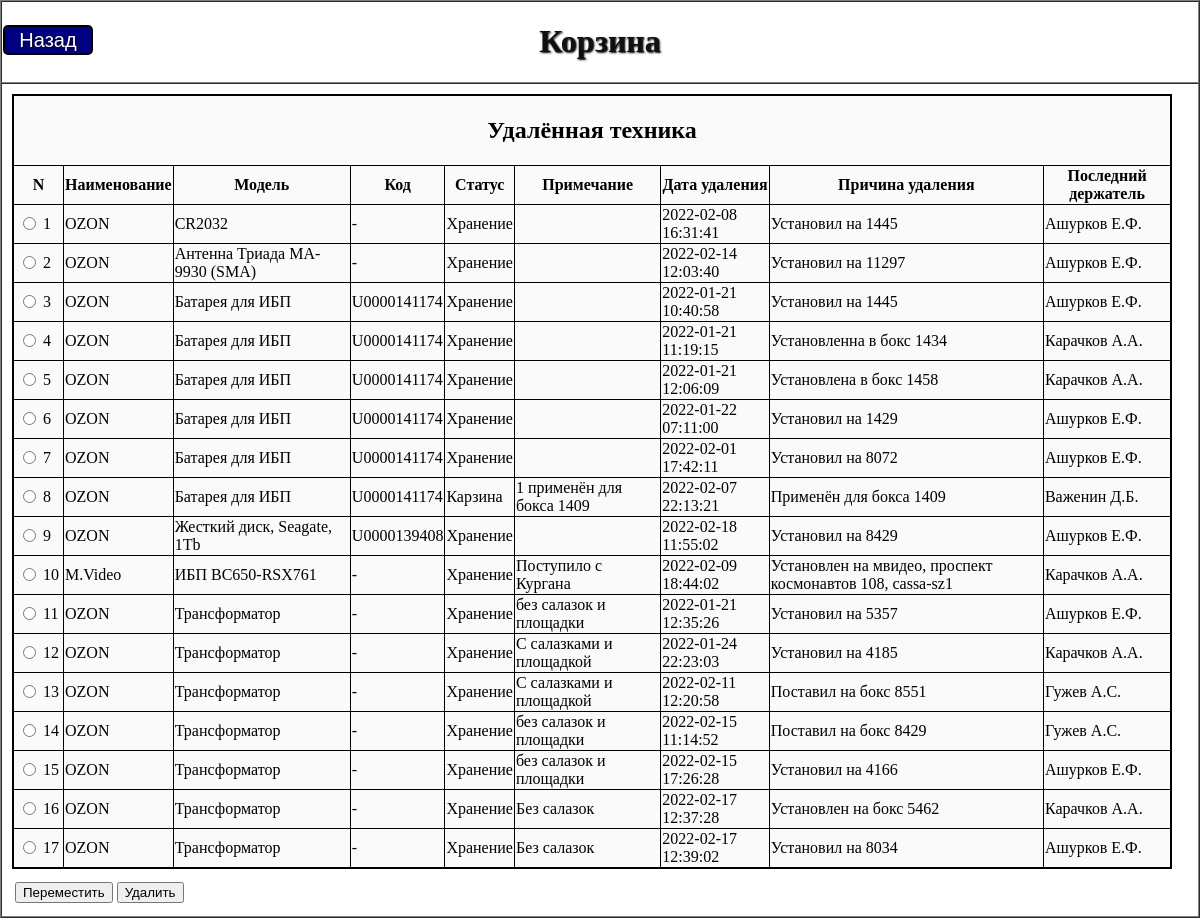
The app's page /chl/trash.php with its own data.
### tables this page shows
CREATE TABLE delTehn (id_delTehn INTEGER PRIMARY KEY AUTOINCREMENT, id_t INTEGER, id_p INTEGER, name TEXT, model TEXT, serN TEXT, status TEXT, remark TEXT, delReason TEXT, delDate TEXT, city TEXT);

### chl/classes/IT_invent.class.php (called while the page is built, shortened)
<?php
class IT_invent implements IIT_invent {
    protected $_db;
    function __construct(){
        if(is_file(self::DB_NAME)){
            $this->_db = new SQLite3(self::DB_NAME);
            $this->_db->busyTimeout(2000);
            $this->_db->exec('PRAGMA journal_mode=WAL;');
        }
    }
    function showDeletedTehn(){
        $sql = "SELECT * FROM delTehn ORDER BY model";
        $res = $this->_db->query($sql) or die ($this->_db->lastErrorMsg());
        $res = $this->db2Arr($res);
        return $res;
    }
    protected function db2Arr($data){
        $arr = array();
        while($row = $data->fetchArray(SQLITE3_ASSOC))
            $arr[] = $row;
        return $arr;
    }
}
?>

### chl/inc/delTehnTable.inc.php (the view)
<?php
$res = $it_invent->showDeletedTehn();
$i=0;
foreach ($res as $item){
    $i++;
    $id_delTehn=$item['id_delTehn'];
    $name=$item['name'];
    $model=$item['model'];
    $serN=$item['serN'];
	$status=$item['status'];
	$remark=$item['remark'];
    $delReason=$item['delReason'];
    $delDate=$item['delDate'];
	$city=$item['city'];
    echo <<<LABEL
    <tr class="onMove">
        <td>
            <table>
                <tr>
                    <td id="td_1"><input type="radio"  name="id_t" value="$id_delTehn"></td>
                    <td id="td_1">$i</td>
                </tr>
            </table>
        </td>
        <td>$name</td>
        <td>$model</td>
        <td>$serN</td>
		<td>$status</td>
		<td>$remark</td>
        <td>$delDate</td>
        <td>$delReason</td>
		<td>$city</td>
    </tr>
LABEL;
}
?>

### chl/style.css (style rules this page uses)
body { margin: 0px; }

### records on screen
deltehn: name "OZON", model "CR2032", serN "-", status "Хранение", delDate "2022-02-08 16:31:41", delReason "Установил на 1445", city "Ашурков Е.Ф."
deltehn: name "OZON", model "Антенна Триада MA-9930 (SMA)", serN "-", status "Хранение", delDate "2022-02-14 12:03:40", delReason "Установил на 11297", city "Ашурков Е.Ф."
deltehn: name "OZON", model "Батарея для ИБП", serN "U0000141174", status "Хранение", delDate "2022-01-21 10:40:58", delReason "Установил на 1445", city "Ашурков Е.Ф."
deltehn: name "OZON", model "Батарея для ИБП", serN "U0000141174", status "Хранение", delDate "2022-01-21 11:19:15", delReason "Установленна в бокс 1434", city "Карачков А.А."
deltehn: name "OZON", model "Батарея для ИБП", serN "U0000141174", status "Хранение", delDate "2022-01-21 12:06:09", delReason "Установлена в бокс 1458", city "Карачков А.А."
deltehn: name "OZON", model "Батарея для ИБП", serN "U0000141174", status "Хранение", delDate "2022-01-22 07:11:00", delReason "Установил на 1429", city "Ашурков Е.Ф."
deltehn: name "OZON", model "Батарея для ИБП", serN "U0000141174", status "Хранение", delDate "2022-02-01 17:42:11", delReason "Установил на 8072", city "Ашурков Е.Ф."
deltehn: name "OZON", model "Батарея для ИБП", serN "U0000141174", status "Карзина", remark "1 применён для бокса 1409", delDate "2022-02-07 22:13:21", delReason "Применён для бокса 1409", city "Важенин Д.Б."
deltehn: name "OZON", model "Жесткий диск, Seagate, 1Tb", serN "U0000139408", status "Хранение", delDate "2022-02-18 11:55:02", delReason "Установил на 8429", city "Ашурков Е.Ф."
deltehn: name "M.Video", model "ИБП BC650-RSX761", serN "-", status "Хранение", remark "Поступило с Кургана", delDate "2022-02-09 18:44:02", delReason "Установлен на мвидео, проспект космонавтов 108, cassa-sz1", city "Карачков А.А."
deltehn: name "OZON", model "Трансформатор", serN "-", status "Хранение", remark "без салазок и площадки", delDate "2022-01-21 12:35:26", delReason "Установил на 5357", city "Ашурков Е.Ф."
deltehn: name "OZON", model "Трансформатор", serN "-", status "Хранение", remark "С салазками и площадкой", delDate "2022-01-24 22:23:03", delReason "Установил на 4185", city "Карачков А.А."
deltehn: name "OZON", model "Трансформатор", serN "-", status "Хранение", remark "С салазками и площадкой", delDate "2022-02-11 12:20:58", delReason "Поставил на бокс 8551", city "Гужев А.С."
deltehn: name "OZON", model "Трансформатор", serN "-", status "Хранение", remark "без салазок и площадки", delDate "2022-02-15 11:14:52", delReason "Поставил на бокс 8429", city "Гужев А.С."
deltehn: name "OZON", model "Трансформатор", serN "-", status "Хранение", remark "без салазок и площадки", delDate "2022-02-15 17:26:28", delReason "Установил на 4166", city "Ашурков Е.Ф."
deltehn: name "OZON", model "Трансформатор", serN "-", status "Хранение", remark "Без салазок", delDate "2022-02-17 12:37:28", delReason "Установлен на бокс 5462", city "Карачков А.А."
deltehn: name "OZON", model "Трансформатор", serN "-", status "Хранение", remark "Без салазок", delDate "2022-02-17 12:39:02", delReason "Установил на 8034", city "Ашурков Е.Ф."
